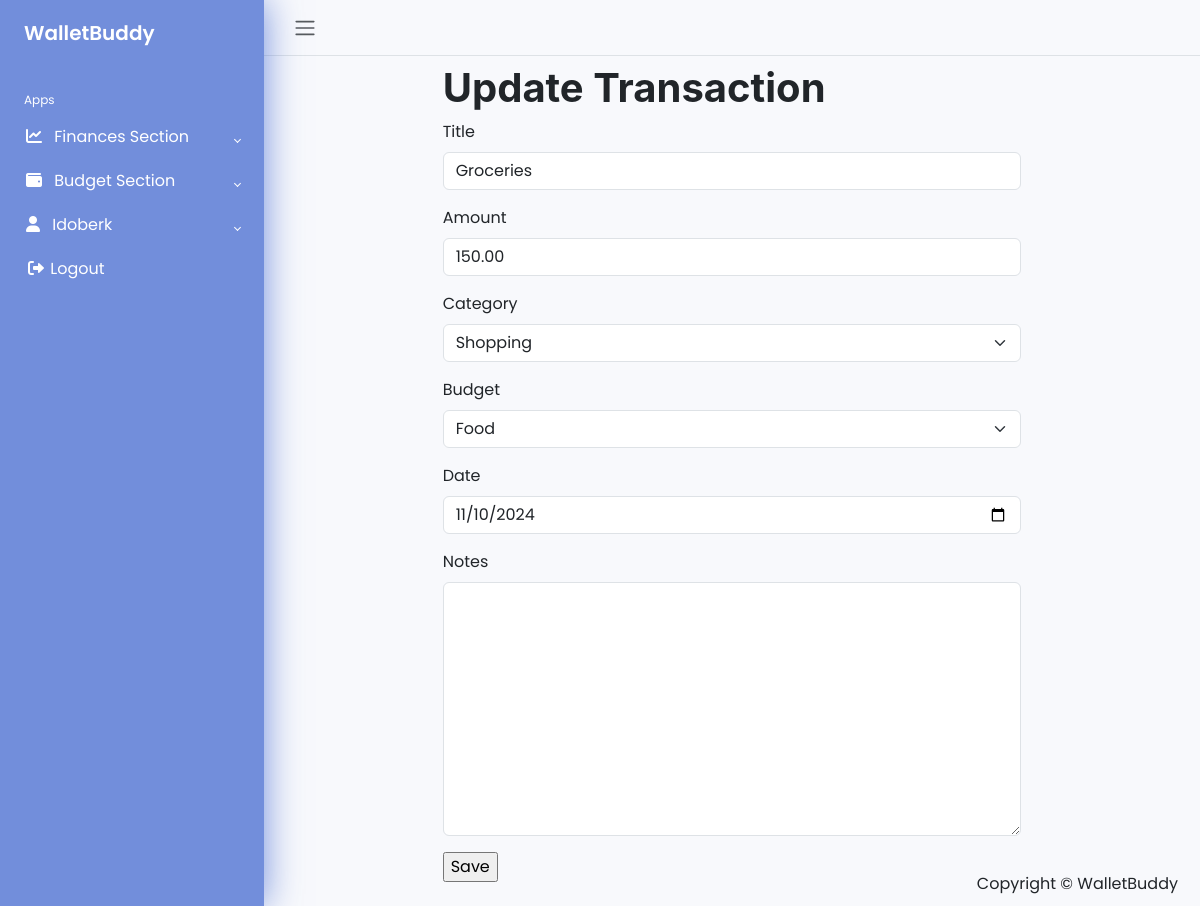
/budget-section/transaction/update/groceries/ (signed in), run on the app's committed database.
### users/models.py (models this page shows, shortened)
class CustomUser(AbstractUser, PermissionsMixin):
	username = models.CharField(_('username'), max_length=30, unique=True, blank=False, null=False)
	first_name = models.CharField(_('first name'), max_length=30, blank=False, null=False)
	last_name = models.CharField(_('last name'), max_length=30, blank=False, null=False)
	email = models.EmailField(_('email address'), unique=True, blank=False, null=False)
	email_verified = models.BooleanField(_('email verified'), default=False, help_text = _('Designates whether this user has verified their email address.'))
	is_active = models.BooleanField(_('active'), default=False)
	is_staff = models.BooleanField(_('staff status'), default=False)
	date_joined = models.DateTimeField(_('date joined'), default=timezone.now)
	objects = CustomUserManager()
	USERNAME_FIELD = 'username'
	REQUIRED_FIELDS = ['email', 'first_name', 'last_name']

### budget_section/models.py (models this page shows, shortened)
class Transaction(models.Model):
	title = models.CharField(max_length = 100)
	amount = models.DecimalField(max_digits = 10, decimal_places = 2)
	category = models.ForeignKey(Category, on_delete = models.CASCADE)
	budget = models.ForeignKey(Budget, on_delete = models.CASCADE)
	slug = models.SlugField(blank = True, null = True, unique = True)
	date = models.DateField()
	notes = models.TextField(null = True, blank = True)
	user = models.ForeignKey(settings.AUTH_USER_MODEL, on_delete = models.CASCADE)
	created_at = models.DateTimeField(auto_now_add = True)
	updated_at = models.DateTimeField(auto_now = True)

### budget_section/views.py (the view, shortened to what this page needs)
# urls.py: path('transaction/update/<slug:slug>/', views.TransactionUpdateView.as_view(), name='transaction_update'),
@method_decorator(login_required, name = 'dispatch')
@method_decorator(csrf_protect, name = 'dispatch')
class TransactionUpdateView(UpdateView):
	model = Transaction
	form_class = TransactionForm
	template_name = 'budget_section/category_transaction_budget_form.html'
	extra_context = {'header': 'Update Transaction'}

### budget_section/forms.py (shortened to what this page needs)
class TransactionForm(forms.ModelForm):
	class Meta:
		model = Transaction
		fields = ['title', 'amount', 'category', 'budget', 'date', 'notes']
	date = forms.DateField(widget = DateInput, initial = date.today())

### budget_section/models.py (called while the page is built)
	def __str__(self):
		return self.name

	def __str__(self):
		return self.name

### budget_section/templates/budget_section/category_transaction_budget_form.html (shortened to what this page needs)
{% extends 'website/base.html' %}
{% load crispy_forms_tags %}
{% block content %}
	<div class="row">
		<div class="col-lg-8 mx-auto">
			<h1>{{ header }}</h1>
			<form method="POST">
				{{ form|crispy }}
				<input type="submit" value="Save">
			</form>
		</div>
	</div>
{% endblock content %}

### website/templates/website/base.html (shortened to what this page needs)
{% load static %}
<!doctype html>
<html lang="en">
<head>
	<link href="https://cdn.jsdelivr.net/npm/bootstrap@5.3.3/dist/css/bootstrap.min.css" rel="stylesheet"
>
	<link rel="stylesheet" href="https://cdnjs.cloudflare.com/ajax/libs/font-awesome/6.0.0-beta3/css/all.min.css">
	<link rel="stylesheet" type="text/css" href="{% static 'main.css' %}">
</head>
<body>
	{% url 'app-home' as home_page %}
	{% url 'users:profile' as user_profile %}
	{% url 'users:login' as user_login %}
	{% url 'users:logout' as user_logout %}
	{% url 'users:register' as user_register %}
	{% url 'budget_section:budget_create' as create_budget %}
	{% url 'budget_section:budget_list' as budget_list %}
	{% url 'budget_section:category_create' as create_category %}
	{% url 'budget_section:category_list' as category_list %}
	{% url 'budget_section:transaction_create' as create_transaction %}
	{% url 'budget_section:transaction_list' as transaction_list %}
	{% url 'finance_section:current_period' as finance_current_period %}
	{% url 'finance_section:income_create' as create_income %}
	{% url 'finance_section:income_list' as income_list %}
	{% url 'finance_section:outcome_create' as create_outcome %}
	{% url 'finance_section:outcome_list' as outcome_list %}
	{% url 'finance_section:balance_create' as create_balance %}
	{% url 'finance_section:balance_list' as balance_list %}
	<div class="wrapper">
		<aside id="sidebar">
			<div class="h-100">
				<div class="sidebar-logo">
					<a href="{{ home_page }}">WalletBuddy</a>
				</div>
				<ul class="sidebar-nav">
					<li class="sidebar-header">Apps</li>
					<li class="sidebar-item">
						<a class="sidebar-link collapsed" data-bs-toggle="collapse"
						   data-bs-target="#my_finances" aria-expanded="false" aria-controls="my_finances">
							<i class="fa-solid fa-chart-line pe-2"></i>
							Finances Section
						</a>
					</li>
					<li class="sidebar-item">
						<a class="sidebar-link collapsed" data-bs-toggle="collapse"
						   data-bs-target="#budget_section" aria-expanded="false" aria-controls="budget_section">
							<i class="fa-solid fa-wallet pe-2"></i>
							Budget Section
						</a>
					</li>
					<li class="sidebar-item">
						<a class="sidebar-link collapsed text-capitalize" data-bs-toggle="collapse"
						   data-bs-target="#auth" aria-expanded="false" aria-controls="auth">
							<i class="fas fa-user pe-2"></i>
							{% if user.is_authenticated %}
								{{ user.username }}
							{% else %}
								Auth
							{% endif %}
						</a>
					</li>
					{% if user.is_authenticated %}
						<li class="sidebar-item">
							<a href="{{ user_logout }}" class="sidebar-link">
								<i class="fas fa-sign-out-alt fa-fw"></i>
								Logout
							</a>
						</li>
					{% endif %}
				</ul>
			</div>
		</aside>
		<div class="main">
			<nav class="navbar navbar-expand px-3 border-bottom">
				<button class="btn" type="button">
					<span class="navbar-toggler-icon"></span>
				</button>
			</nav>
			<main class="content px-3 py-2">
				<div class="container-fluid">
					<div class="mb-3">
						{% block content %}
						{% endblock content %}
					</div>
				</div>
			</main>
			<footer class="sticky-footer bottom-right">
				<div class="container my-auto">
					<div class="copyright my-auto">
						<span>Copyright &copy; WalletBuddy {{ today.year }}</span>
					</div>
				</div>
			</footer>
		</div>
	</div>
</body>
</html>

### static/main.css (style rules this page uses)
body { font-family: 'Poppins', sans-serif; margin: 0; background-color: #F8F9FC; background-repeat: no-repeat; background-position: center bottom; background-size: cover; }
a { cursor: pointer; text-decoration: none; font-family: 'Poppins', sans-serif; }
li { list-style: none; }
.wrapper { align-items: stretch; display: flex; width: 100%; }
#sidebar { background-color: rgba(57, 97, 206, 0.7); max-width: 264px; min-width: 264px; transition: all 0.35s ease-in-out; box-shadow: 0 0 35px 0 rgba(57, 97, 206, 0.7); z-index: 1111; }
.main { display: flex; flex-direction: column; min-height: 100vh; width: 100%; overflow: hidden; transition: all 0.35s ease-in-out; }
.sidebar-logo { padding: 1.15rem 1.5rem; }
.sidebar-logo a { color: white; font-size: 1.25rem; font-weight: 600; }
.sidebar-nav { padding: 0; }
.sidebar-header { color: white; font-size: .75rem; padding: 1.5rem 1.5rem .375rem; }
a.sidebar-link { padding: .625rem 1.625rem; color: white; position: relative; display: block; font-size: 1rem; }
.sidebar-link[data-bs-toggle="collapse"]::after { border: solid; border-width: 0 .075rem .075rem 0; content: ""; display: inline-block; padding: 2px; position: absolute; right: 1.5rem; top: 1.4rem; transform: rotate(-135deg); transition: all .2s ease-out; }
.sidebar-link[data-bs-toggle="collapse"].collapsed::after { transform: rotate(45deg); transition: all .2s ease-out; }
.content { flex: 1; max-width: 100vw; width: 100vw; }
@media (min-width:768px) { .content { width: auto; } }
.bottom-right { position: fixed; bottom: 0; right: 0; margin: 10px; }
h6, .h6, h5, .h5, h4, .h4, h3, .h3, h2, .h2, h1, .h1 { margin-top: 0; margin-bottom: 0.5rem; font-family: "Montserrat", -apple-system, BlinkMacSystemFont, "Segoe UI", Roboto, "Helvetica Neue", Arial, "Noto Sans", sans-serif, "Apple Color Emoji", "Segoe UI Emoji", "Segoe UI Symbol", "Noto Color Emoji"; font-weight: 700; line-height: 1.2; }
h1, .h1 { font-size: calc(1.375rem + 1.5vw); }
@media (min-width: 1200px) { h1, .h1 { font-size: 2.5rem; } }
input, button, select, optgroup, textarea { margin: 0; font-family: inherit; font-size: inherit; line-height: inherit; }

### data on the page
CustomUser: username "Idoberk"
Transaction: title "Groceries", amount "150.00", category "Shopping", budget "Food", date "11/10/2024"

### other printed values
{{ header }} "Update Transaction"
